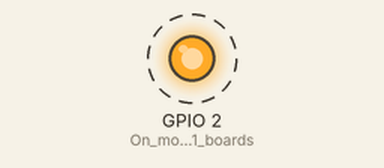
This program was run on a simulated ESP32. Shown: output pins drawn as LEDs (lit = HIGH). Dashed ring = blinking. What the program prints to the serial monitor is not drawn.

Above: at 0.2 s.
Timing chart, 0 to 3.0 s (numbered marks = the images above):
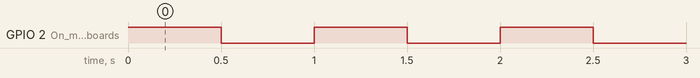

The program:

main.cpp
```cpp
// main.cpp

#include <Arduino.h>
#include "DHT.h"

void setup() {
    Serial.begin(115200);
    pinMode(2, OUTPUT); // On most DevKit v1 boards, GPIO2 has the onboard LED
}

void loop() {
    digitalWrite(2, HIGH);
    delay(500);
    digitalWrite(2, LOW);
    delay(500);
    Serial.print("oasodnaos");
}
```

Measured:
- by itself, GPIO 2 (On_most_DevKit_v1_boards): alternates HIGH for 0.50 s and LOW for 0.50 s
